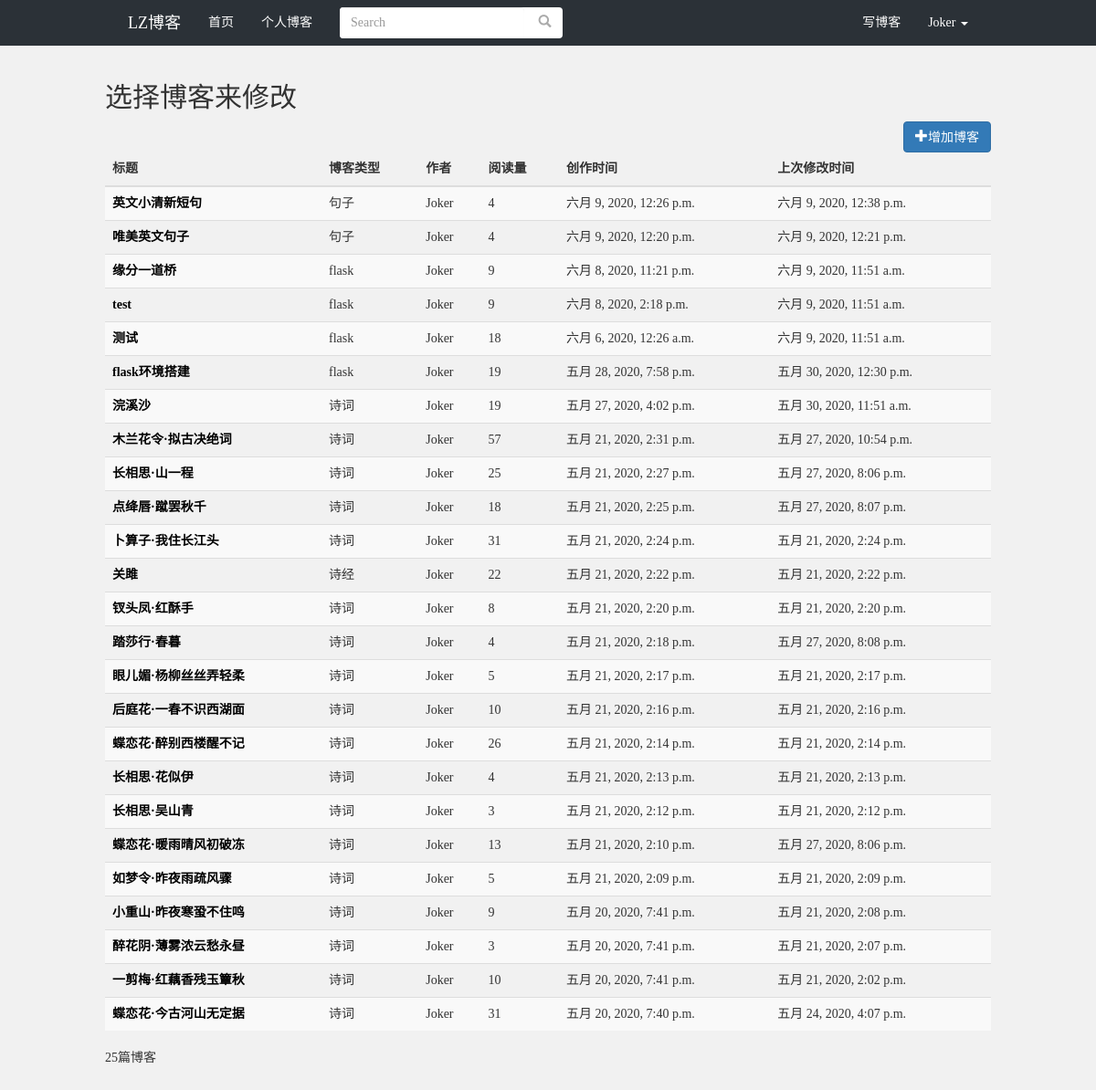
The page /blog/manage/ (signed in) on the database its author committed.
### blog/models.py (models this page shows, shortened)
class Blog(models.Model):
    title=models.CharField(max_length=150,verbose_name='标题')
    blog_type=models.ForeignKey(BlogType,on_delete=models.DO_NOTHING,verbose_name='博客类型')
    content=RichTextUploadingField()
    author=models.ForeignKey(User,on_delete=models.DO_NOTHING,verbose_name='作者')
    created_time=models.DateTimeField(auto_now_add=True,verbose_name='创作时间')
    last_update_time=models.DateTimeField(auto_now=True,verbose_name='上次修改时间')
    def readnum_function(self):
        try:
            return self.readnum.read_num
        except Exception as e:
            return 0
    readnum_function.short_description='阅读量'
    class Meta:
        ordering=['-created_time']
        verbose_name='博客'
        verbose_name_plural=verbose_name

class BlogType(models.Model):
    type_name=models.CharField(max_length=20,verbose_name='博客类型')
    author=models.ForeignKey(User,on_delete=models.DO_NOTHING,verbose_name='作者')
    def __str__(self):
        return self.type_name
    class Meta:
        verbose_name='博客类型'
        verbose_name_plural=verbose_name

class ReadNum(models.Model):
    read_num=models.IntegerField(default=0,verbose_name='阅读量')
    blog=models.OneToOneField(Blog,on_delete=models.CASCADE,verbose_name='博客')
    class Meta:
        verbose_name='阅读量'
        verbose_name_plural=verbose_name

### blog/views.py (the view)
# urls.py: path('manage/',views.blog_manage,name='blog_manage'),
def blog_manage(request):
    user=User.objects.get(username=request.user.username)
    my_blogs=Blog.objects.filter(author=user)
    context={}
    context['my_blogs']=my_blogs
    context['count']=my_blogs.count()
    return render(request,'blog_manage.html',context)

### blog/templates/blog_manage.html (shortened to what this page needs)
{% extends 'base.html' %}
{% block content %}
<div class="col-sm-10 col-sm-offset-1">
	<div>
		<h2>选择博客来修改</h2>
		<a href="{% url 'blog_add' %}" class="btn btn-primary pull-right"><span class="glyphicon glyphicon-plus">增加博客</span></a>
	</div>
	<form method="post">
		<div class="results">
			<table class="table table-striped">
			<thead>
			<tr>
				<th><div class="text">标题</div></th>
				<th><div class="text">博客类型</div></th>
				<th><div class="text">作者</div></th>
				<th><div class="text">阅读量</div></th>
				<th><div class="text">创作时间</div></th>
				<th><div class="text">上次修改时间</div></th>
			</tr>
			</thead>
			<tbody>
			{% for blog in my_blogs %}
			<tr>
				<th><a href="{% url 'blog_change' blog.id %}">{{blog.title}}</a></th>
				<td>{{blog.blog_type}}</td>
				<td>{{blog.author}}</td>
				<td>{{blog.readnum_function}}</td>
				<td>{{blog.created_time}}</td>
				<td>{{blog.last_update_time}}</td>
			</tr>
			{% endfor %}
			</tbody>
			</table>
		</div>
	</form>
	<p>{{count}}篇博客</p><br><br>
</div>
{% endblock %}

### templates/base.html (shortened to what this page needs)
<!DOCTYPE html>
<html lang="zh-CN">
<head>
	<link rel="stylesheet" href="/static/bootstrap/css/bootstrap.min.css">
	<link rel="stylesheet" href="/static/base.css">
</head>
<body>
	<div id="bar" class="navbar navbar-default navbar-fixed-top" role="navigation">
		<div class="container">
			<div class="col-md-10 col-md-offset-1 ">
				<div class="navbar-header ">
					<a class="navbar-brand  " href="/">LZ博客</a>
				</div>
				<div class="collapse navbar-collapse" id="navbar-collapse">
				<ul class="nav navbar-nav" >
					<li class="{% block nav_home_active %}{% endblock %}"><a href="/" >首页</a></li>
					{% if user.is_authenticated %}
					<li class="{% block nav_blog_active %}{% endblock %}"><a href="/blog/{{ user.username }}">个人博客</a></li>
					{% endif %}
					<li>
						<form class="navbar-form navbar-left search-form col-md-5" action="{% url 'search' %}">
						<div id="sreachbox" style="background-color: white;border-radius: 4px;">
							<div class="form-group">
						  <input type="text" name="wd" class="form-control" placeholder="Search" style="display: inline;border: 0px;">
						</div>
						<button type="submit" class="btn btn-default" style="margin-left: 0em;">
							<span class="glyphicon glyphicon-search" aria-hidden="true"></span>
						</button>
					</div>
						</form>
					</li>
				</ul>
				<ul class="nav navbar-nav navbar-right">
				{% if not user.is_authenticated %}
					<li><a href="{% url 'login' %}">登录</a></li>
					<li><a href="{% url 'register' %}">注册</a></li>
				{% else %}
					<li><a href="{% url 'blog_add' %}">写博客</a></li>
					<li class="dropdown">
					<a href="#" class="dropdown-toggle" data-toggle="dropdown" role="button" aria-haspopup="true" aria-expanded="false">{{user}} <span class="caret"></span></a>
					</li>
				{% endif %}
				</ul>
				</div>
			</div>
		</div>
	</div>
	{% block content %}{% endblock %}
</body>
</html>

### static/base.css (style rules this page uses)
* { margin:0; padding:0; font-family:"微软雅黑"; }
html,body { height: 100%; }
body { margin-top:70px!important; background-color: rgb(241,241,241); }
#bar { margin-bottom: 100px!important; background-color: rgb(43 ,49,55); }
#bar a { color:white; }
.search-form button[type="submit"] { background: none; border: none; margin-left: -3em; color: #aaa; }
.h1, .h2, .h3, .h4, .h5, .h6, h1, h2, h3, h4, h5, h6 { font-family: inherit; font-weight: 500; line-height: 1.1; color: inherit; }
a { color: black; }

### rows shown on the page
Blog: title "英文小清新短句", blog_type "句子", author "Joker", readnum_function "4", created_time "六月 9, 2020, 12:26 p.m.", last_update_time "六月 9, 2020, 12:38 p.m."
Blog: title "唯美英文句子", blog_type "句子", author "Joker", readnum_function "4", created_time "六月 9, 2020, 12:20 p.m.", last_update_time "六月 9, 2020, 12:21 p.m."
Blog: title "缘分一道桥", blog_type "flask", author "Joker", readnum_function "9", created_time "六月 8, 2020, 11:21 p.m.", last_update_time "六月 9, 2020, 11:51 a.m."
Blog: title "test", blog_type "flask", author "Joker", readnum_function "9", created_time "六月 8, 2020, 2:18 p.m.", last_update_time "六月 9, 2020, 11:51 a.m."
Blog: title "测试", blog_type "flask", author "Joker", readnum_function "18", created_time "六月 6, 2020, 12:26 a.m.", last_update_time "六月 9, 2020, 11:51 a.m."
Blog: title "flask环境搭建", blog_type "flask", author "Joker", readnum_function "19", created_time "五月 28, 2020, 7:58 p.m.", last_update_time "五月 30, 2020, 12:30 p.m."
Blog: title "浣溪沙", blog_type "诗词", author "Joker", readnum_function "19", created_time "五月 27, 2020, 4:02 p.m.", last_update_time "五月 30, 2020, 11:51 a.m."
Blog: title "木兰花令·拟古决绝词", blog_type "诗词", author "Joker", readnum_function "57", created_time "五月 21, 2020, 2:31 p.m.", last_update_time "五月 27, 2020, 10:54 p.m."
Blog: title "长相思·山一程", blog_type "诗词", author "Joker", readnum_function "25", created_time "五月 21, 2020, 2:27 p.m.", last_update_time "五月 27, 2020, 8:06 p.m."
Blog: title "点绛唇·蹴罢秋千", blog_type "诗词", author "Joker", readnum_function "18", created_time "五月 21, 2020, 2:25 p.m.", last_update_time "五月 27, 2020, 8:07 p.m."
Blog: title "卜算子·我住长江头", blog_type "诗词", author "Joker", readnum_function "31", created_time "五月 21, 2020, 2:24 p.m.", last_update_time "五月 21, 2020, 2:24 p.m."
Blog: title "关雎", blog_type "诗经", author "Joker", readnum_function "22", created_time "五月 21, 2020, 2:22 p.m.", last_update_time "五月 21, 2020, 2:22 p.m."
Blog: title "钗头凤·红酥手", blog_type "诗词", author "Joker", readnum_function "8", created_time "五月 21, 2020, 2:20 p.m.", last_update_time "五月 21, 2020, 2:20 p.m."
Blog: title "踏莎行·春暮", blog_type "诗词", author "Joker", readnum_function "4", created_time "五月 21, 2020, 2:18 p.m.", last_update_time "五月 27, 2020, 8:08 p.m."
Blog: title "眼儿媚·杨柳丝丝弄轻柔", blog_type "诗词", author "Joker", readnum_function "5", created_time "五月 21, 2020, 2:17 p.m.", last_update_time "五月 21, 2020, 2:17 p.m."
Blog: title "后庭花·一春不识西湖面", blog_type "诗词", author "Joker", readnum_function "10", created_time "五月 21, 2020, 2:16 p.m.", last_update_time "五月 21, 2020, 2:16 p.m."
Blog: title "蝶恋花·醉别西楼醒不记", blog_type "诗词", author "Joker", readnum_function "26", created_time "五月 21, 2020, 2:14 p.m.", last_update_time "五月 21, 2020, 2:14 p.m."
Blog: title "长相思·花似伊", blog_type "诗词", author "Joker", readnum_function "4", created_time "五月 21, 2020, 2:13 p.m.", last_update_time "五月 21, 2020, 2:13 p.m."
Blog: title "长相思·吴山青", blog_type "诗词", author "Joker", readnum_function "3", created_time "五月 21, 2020, 2:12 p.m.", last_update_time "五月 21, 2020, 2:12 p.m."
Blog: title "蝶恋花·暖雨晴风初破冻", blog_type "诗词", author "Joker", readnum_function "13", created_time "五月 21, 2020, 2:10 p.m.", last_update_time "五月 27, 2020, 8:06 p.m."
Blog: title "如梦令·昨夜雨疏风骤", blog_type "诗词", author "Joker", readnum_function "5", created_time "五月 21, 2020, 2:09 p.m.", last_update_time "五月 21, 2020, 2:09 p.m."
Blog: title "小重山·昨夜寒蛩不住鸣", blog_type "诗词", author "Joker", readnum_function "9", created_time "五月 20, 2020, 7:41 p.m.", last_update_time "五月 21, 2020, 2:08 p.m."
Blog: title "醉花阴·薄雾浓云愁永昼", blog_type "诗词", author "Joker", readnum_function "3", created_time "五月 20, 2020, 7:41 p.m.", last_update_time "五月 21, 2020, 2:07 p.m."
Blog: title "一剪梅·红藕香残玉簟秋", blog_type "诗词", author "Joker", readnum_function "10", created_time "五月 20, 2020, 7:41 p.m.", last_update_time "五月 21, 2020, 2:02 p.m."
Blog: title "蝶恋花·今古河山无定据", blog_type "诗词", author "Joker", readnum_function "31", created_time "五月 20, 2020, 7:40 p.m.", last_update_time "五月 24, 2020, 4:07 p.m."

### other values the page prints
{{ user }} "Joker"
{{ count }} "25"
